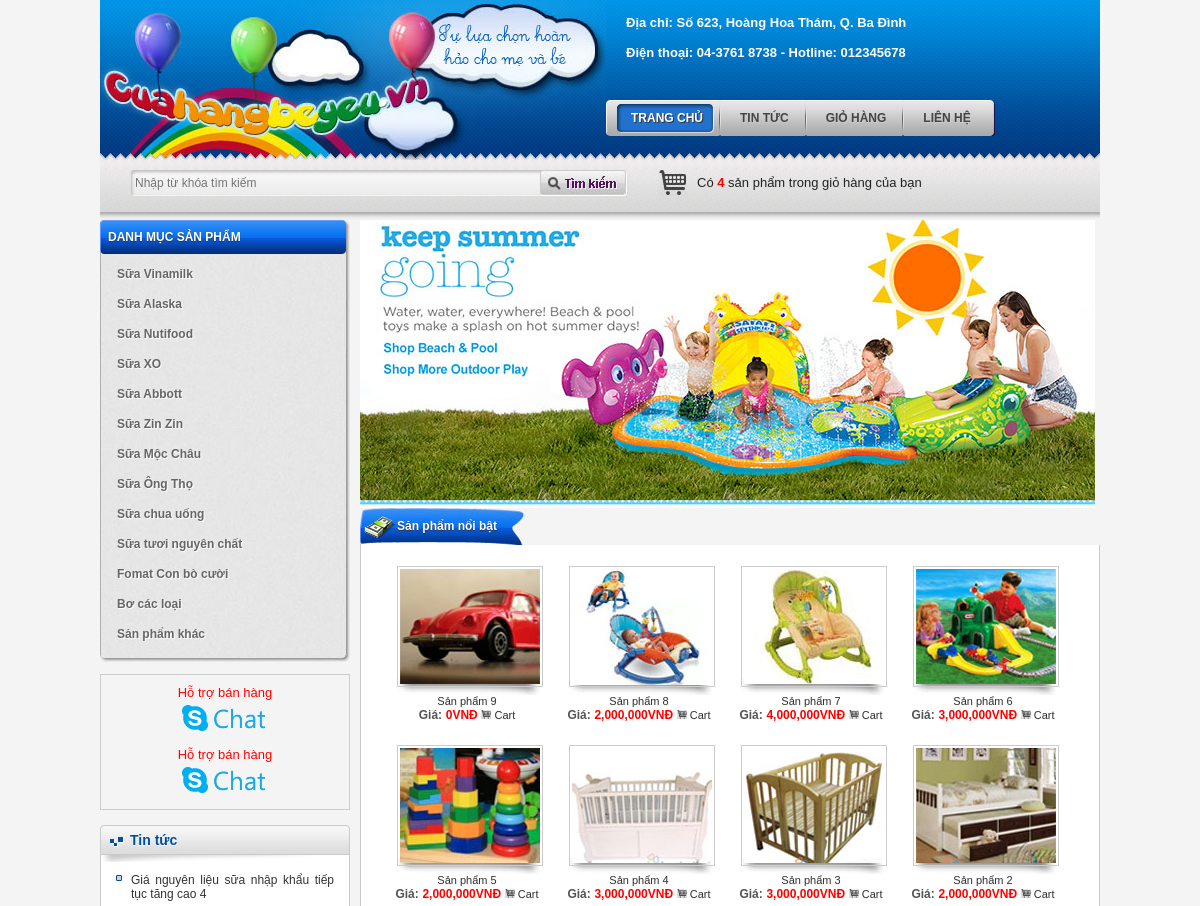
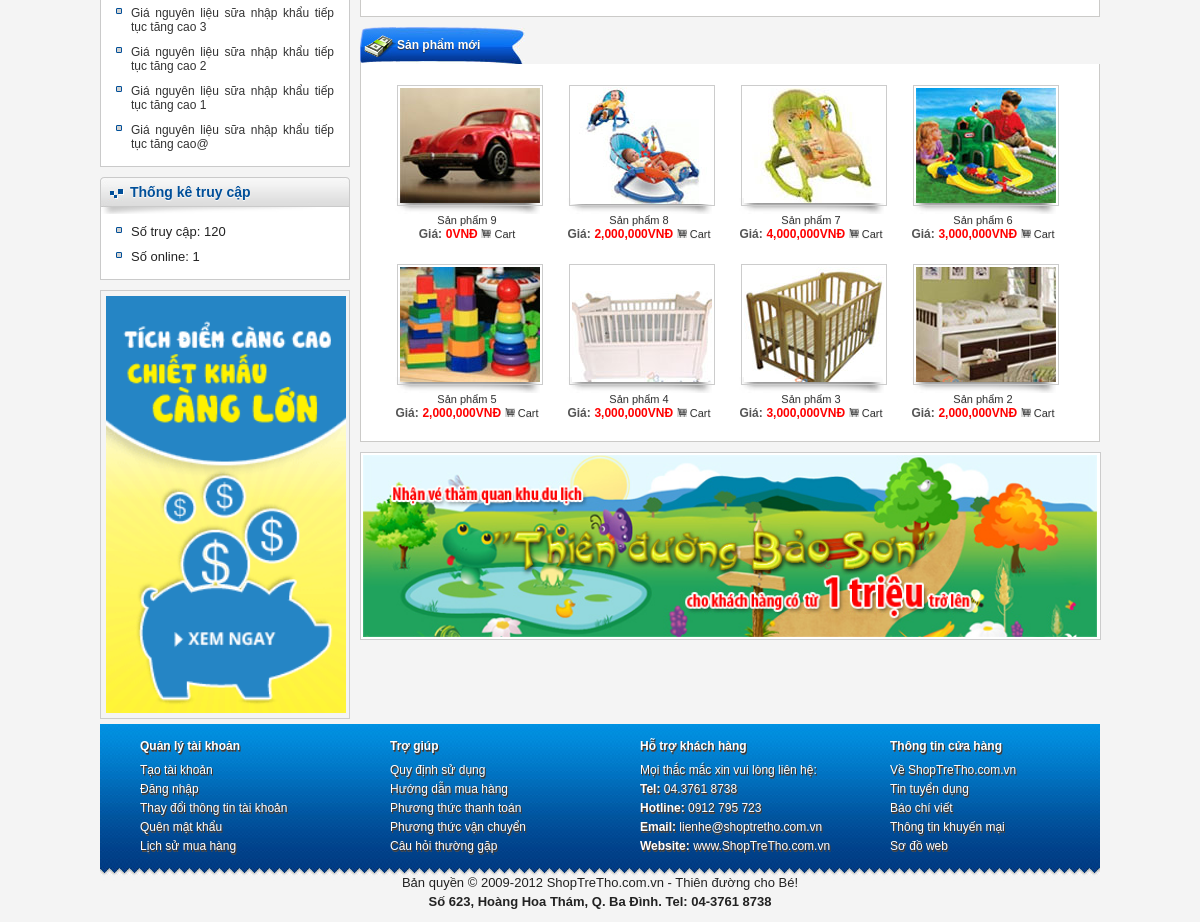
The page / on the database its author committed (2 pictures, top to bottom).
### tables this page shows
CREATE TABLE `tbl_category_product` (
  `pk_category_product_id` int(11) NOT NULL,
  `c_name` varchar(255) NOT NULL
);

CREATE TABLE `tbl_news` (
  `pk_news_id` int(11) NOT NULL,
  `c_name` varchar(500) NOT NULL,
  `c_description` varchar(20000) NOT NULL,
  `c_content` text NOT NULL,
  `c_img` varchar(500) NOT NULL,
  `c_hotnews` int(11) NOT NULL DEFAULT '0'
);

CREATE TABLE `tbl_counter` (
  `counter` int(11) NOT NULL
);

CREATE TABLE `tbl_product` (
  `pk_product_id` int(11) NOT NULL,
  `fk_category_product_id` int(11) NOT NULL,
  `c_name` varchar(500) NOT NULL,
  `c_description` varchar(2000) NOT NULL,
  `c_content` text NOT NULL,
  `c_img` varchar(500) NOT NULL,
  `c_price` float NOT NULL DEFAULT '0',
  `c_hotproduct` int(11) NOT NULL DEFAULT '0'
);

### index.php (called while the page is built, shortened)
<?php
	include "function/remove_unicode.php";
	include "config.php";
	include "application/model.php";
	include "application/controller.php";
	$controller = "controller/controller_home.php";
	include "view/view_layout.php";
 ?>

### controller/controller_category.php (called while the page is built, shortened)
<?php
	class controller_category extends controller{
		public function __construct(){
			$arr = $this->model->fetch("select * from tbl_category_product");
			include "view/view_category.php";
		}
	}
	new controller_category();
 ?>

### application/controller.php (called while the page is built, shortened)
<?php
	class controller{
		public function __construct(){
			$this->model = new model();
		}
	}
 ?>

### application/model.php (called while the page is built, shortened)
<?php
	class model{
		public function fetch($sql){
			global $link;
			$result = mysqli_query($link,$sql);
			$arr = array();
			while($rows = mysqli_fetch_array($result))
				$arr[] = $rows;
			return $arr;
		}
		public function fetch_one($sql){
			global $link;
			$result = mysqli_query($link,$sql);
			$arr = mysqli_fetch_array($result);
			return $arr;
		}
		public function count($sql){
			global $link;
			$result = mysqli_query($link,$sql);
			return mysqli_num_rows($result);
		}
	}
 ?>

### function/remove_unicode.php (called while the page is built, shortened)
<?php
function remove_unicode ($str){
        $unicode = array(
            'a'=>'á|à|ả|ã|ạ|ă|ắ|ặ|ằ|ẳ|ẵ|â|ấ|ầ|ẩ|ẫ|ậ',
            'd'=>'đ',
            'e'=>'é|è|ẻ|ẽ|ẹ|ê|ế|ề|ể|ễ|ệ',
            'i'=>'í|ì|ỉ|ĩ|ị',
            'o'=>'ó|ò|ỏ|õ|ọ|ô|ố|ồ|ổ|ỗ|ộ|ơ|ớ|ờ|ở|ỡ|ợ',
            'u'=>'ú|ù|ủ|ũ|ụ|ư|ứ|ừ|ử|ữ|ự',
            'y'=>'ý|ỳ|ỷ|ỹ|ỵ',
			'A'=>'Á|À|Ả|Ã|Ạ|Ă|Ắ|Ặ|Ằ|Ẳ|Ẵ|Â|Ấ|Ầ|Ẩ|Ẫ|Ậ',
            'D'=>'Đ',
            'E'=>'É|È|Ẻ|Ẽ|Ẹ|Ê|Ế|Ề|Ể|Ễ|Ệ',
            'I'=>'Í|Ì|Ỉ|Ĩ|Ị',
            'O'=>'Ó|Ò|Ỏ|Õ|Ọ|Ô|Ố|Ồ|Ổ|Ỗ|Ộ|Ơ|Ớ|Ờ|Ở|Ỡ|Ợ',
            'U'=>'Ú|Ù|Ủ|Ũ|Ụ|Ư|Ứ|Ừ|Ử|Ữ|Ự',
            'Y'=>'Ý|Ỳ|Ỷ|Ỹ|Ỵ',
        );
       foreach($unicode as $nonUnicode=>$uni){
            $str = preg_replace("/($uni)/i", $nonUnicode, $str);
       }
       $str = str_replace(",", "", $str);
       $str = str_replace(".", "", $str);
       $str = str_replace(" ", "-", $str);
		return $str;
    }
?>

### controller/controller_hotnews.php (called while the page is built, shortened)
<?php
	class controller_hotnews extends controller{
		public function __construct(){
			$arr = $this->model->fetch("select * from tbl_news where c_hotnews=1 order by pk_news_id desc");
			include "view/view_hotnews.php";
		}
	}
	new controller_hotnews();
 ?>

### controller/controller_static.php (called while the page is built, shortened)
<?php
	class c_static extends controller{
		public function __construct(){
				$this->model->execute("update tbl_counter set counter=counter+1");
			$arr_visited = $this->model->fetch_one("select counter from tbl_counter");
			$visited = $arr_visited["counter"];
			$time = time();
			$timeout = 900;
			$session_id = session_id();
			$check = $this->model->count("select * from tbl_useronline where session_id='$session_id'");
			if($check > 0)
				$this->model->execute("update tbl_useronline set time=$time where session_id='$session_id'");
			else
				$this->model->execute("insert into tbl_useronline(session_id,time) values('$session_id',$time)");
			$time_new = time();
			$this->model->execute("delete from tbl_useronline where $time_new-time > $timeout");
			$useronline = $this->model->count("select * from tbl_useronline");
			include "view/view_static.php";
		}
	}
	new c_static();
 ?>

### controller/controller_hot_product.php (called while the page is built, shortened)
<?php
	class controller_hot_product extends controller{
		public function __construct(){
			$arr = $this->model->fetch("select * from tbl_product where c_hotproduct=1 order by pk_product_id desc");
			include "view/view_hot_product.php";
		}
	}
	new controller_hot_product();
 ?>

### controller/controller_home.php (called while the page is built)
<?php include "controller/controller_hot_product.php"; ?>
<?php include "controller/controller_new_product.php"; ?>

### controller/controller_new_product.php (called while the page is built, shortened)
<?php
	class controller_new_product extends controller{
		public function __construct(){
			$arr = $this->model->fetch("select * from tbl_product order by pk_product_id desc limit 0,8");
			include "view/view_new_product.php";
		}
	}
	new controller_new_product();
 ?>

### view/view_hot_product.php (the view)
      	<div class="box-container">
          	<div class="box-home box-product">
<div class="header">
                      <div class="promote">
                          <a href="#"><span>Sản phẩm nổi bật</span></a>
                      </div>
                  </div>
                  <div class="content">
                  	<ul>
                      <?php
                          foreach($arr as $rows)
                          {
                       ?>
                      	<li>
                          	<div class="image">
                              	<a href="product/detail/<?php echo $rows["pk_product_id"]; ?>/<?php echo remove_unicode($rows["c_name"]); ?>" class="jt" title="<?php echo $rows["c_name"]; ?>" style="background:url(public/upload/product/<?php echo $rows["c_img"]; ?>) no-repeat 50% 50%">
                                  </a>
                              </div>
                              <div class="info">
                              	<p><a href="product/detail/<?php echo $rows["pk_product_id"]; ?>/<?php echo remove_unicode($rows["c_name"]); ?>"><?php echo $rows["c_name"]; ?></a></p>
				<p><strong>Giá:</strong> <strong class="price"><?php echo number_format($rows["c_price"]); ?>VNĐ</strong> <a href="index.php?controller=cart&act=add&id=<?php echo $rows["pk_product_id"]; ?>"><img src="public/images/icon-cart.jpg" style="width:10px;" /> Cart</a></p>
                              </div>
                          </li>
                          <?php } ?>
                      </ul>
                  </div>
              </div>
          </div>

### view/view_layout.php (shortened to what this page needs)
<!DOCTYPE html PUBLIC "-//W3C//DTD XHTML 1.0 Transitional//EN" "http://www.w3.org/TR/xhtml1/DTD/xhtml1-transitional.dtd">
<html xmlns="http://www.w3.org/1999/xhtml">
<head>
    <link href="public/css/reset.css" rel="stylesheet" type="text/css" />
    <link href="public/css/styles.css" rel="stylesheet" type="text/css" />
    <link rel="stylesheet" href="public/css/paginate.css">
</head>
<body>
	<div id="wrapper">
    	<div id="header">
        	<div id="logo">
            	<a href="/"><img src="public/images/logo.jpg" title="Cửa hàng bé yêu" /></a>
            </div>
            <div id="top-nav">
                <div id="info">
                	<p><span>Địa chỉ: Số 623, Hoàng Hoa Thám, Q. Ba Đình</span></p>
                	<p><span>Điện thoại:  04-3761 8738 - Hotline: 012345678</span></p>
                </div>
                <div id="menu">
                	<ul>
                    	<li><a href="trang-chu" class="actived"><span>Trang chủ</span></a></li>
                        <li><a href="tin-tuc"><span>Tin tức</span></a></li>
                        <li><a href="gio-hang"><span>Giỏ hàng</span></a></li>
                        <li class="last"><a href="#"><span>Liên hệ</span></a></li>
                    </ul>
                </div>
            </div>
            <div class="search-bar">
            	<form method="get">
                	<div class="search-box">
    	            	<input type="text" placeholder="Nhập từ khóa tìm kiếm" />
						<a href="#"><img src="public/images/buttun-search.jpg" title="Tìm kiếm" /></a>
                    </div>
                    <div class="cart-message">
                    	<a href="#" class="cart"><img src="public/images/icon-cart.jpg" title="click vào đây để xem giỏ hàng của bạn"></a>
                    	<span class="message">Có <strong>4</strong> sản phẩm trong giỏ hàng của bạn</span>
                    </div>
                </form>
            </div>
        </div>
        <div id="content">
            <div class="left-col">
            	<?php include "controller/controller_category.php"; ?>
                <div class="support">
                    <div class="support_title">Hỗ trợ bán hàng</div>
                    <div>
                        <img src="public/images/icon-skype.jpg" border="0">
                    </div>
                    <div class="support_title">Hỗ trợ bán hàng</div>
                    <div class="support_ym">
                        <img src="public/images/icon-skype.jpg" border="0">
                    </div>
                </div>
                <?php
                	include "controller/controller_hotnews.php";
                 ?>
                <?php include "controller/controller_static.php"; ?>
                <div class="box_content">
                <div class="logo"><a href="#"><img src="public/images/adv1.gif" width="240"></a></div>
            	</div>
            </div>
            <div class="right-col">
            	<div class="main-adv"><img src="public/images/adv3.jpg" /></div>
            	<?php
            		if(file_exists($controller))
            			include $controller;
            	 ?>
                <div class="box-container">
					<div class="box-ads">
                    	<ul>
                        	<li><a href="#"><img src="public/images/quang-cao.jpg" style="width:735px; padding:2px; background:#fff; border:1px solid #ccc;"  title="Nhận vé thăm quan cho khách hàng mua hàng có hóa đơn lớn hơn 1 triệu đồng"/></a></li>
                        </ul>
                    </div>
                </div>
            </div>
        </div>
        <div id="footer">
        	<div class="footer-c">
                <div class="quick-link">
                    <ul>
                        <li class="header">Quản lý tài khoản</li>
                        <li><a href="#">Tạo tài khoản</a></li>
                        <li><a href="#">Đăng nhập</a></li>
                        <li><a href="#">Thay đổi thông tin tài khoản</a></li>
                        <li><a href="#">Quên mật khẩu</a></li>
                        <li><a href="#">Lịch sử mua hàng</a></li>
                    </ul>
                    <ul>
                        <li class="header">Trợ giúp</li>
                        <li><a href="#">Quy định sử dụng</a></li>
                        <li><a href="#">Hướng dẫn mua hàng</a></li>
                        <li><a href="#">Phương thức thanh toán</a></li>
                        <li><a href="#">Phương thức vận chuyển</a></li>
                        <li><a href="#">Câu hỏi thường gặp</a></li>
                    </ul>
                    <ul>
                        <li class="header">Hỗ trợ khách hàng</li>
                        <li><a href="#">Mọi thắc mắc xin vui lòng liên hệ:</a></li>
                        <li><strong>Tel:</strong> 04.3761 8738</li>
                        <li><strong>Hotline:</strong>  0912 795 723</li>
                        <li><strong>Email:</strong>  lienhe@shoptretho.com.vn</li>
                        <li><strong>Website:</strong>  www.ShopTreTho.com.vn</li>
                    </ul>
                    <ul>
                        <li class="header">Thông tin cửa hàng</li>
                        <li><a href="#">Về ShopTreTho.com.vn</a></li>
                        <li><a href="#">Tin tuyển dụng</a></li>
                        <li><a href="#">Báo chí viết</a></li>
                        <li><a href="#">Thông tin khuyến mại</a></li>
                        <li><a href="#"> Sơ đồ web</a></li>
                    </ul>
                </div>
                <div class="copyright">
                    <p>Bản quyền © 2009-2012 ShopTreTho.com.vn - Thiên đường cho Bé!</p>
                    <p><strong>Số 623, Hoàng Hoa Thám, Q. Ba Đình. Tel: 04-3761 8738</strong></p>
                </div>
            </div>
        </div>
    </div>
</body>
</html>

### view/view_category.php
            <div class="box-container">
                <div class="product-category">
                    <div class="header"><span>Danh mục sản phẩm</span></div>
                        <div id="product_category">
                        <ul>
                        <?php
                            foreach($arr as $rows)
                            {
                         ?>
                            <li>
                            	<a href="product/category/<?php echo $rows["pk_category_product_id"]; ?>/<?php echo remove_unicode($rows["c_name"]); ?>"><span><?php echo $rows["c_name"]; ?></span></a>
                            </li>
                        <?php } ?>
                        </ul>
                    </div>
                </div>
</div>

### view/view_hotnews.php
           <div class="box-container">
<div class="box-left">
               	<div class="header">
                   	<a href="#">Tin tức</a>
                   </div>
                   <div class="content">
                   <marquee direction="up" scrollamount="2" scrolldelay="2" onmouseover="this.stop()" onmouseout="this.start()">
		<ul>
                       <?php
                           foreach($arr as $rows)
                           {
                        ?>
                       	<li><a href="news/detail/<?php echo $rows["pk_news_id"]; ?>/<?php echo remove_unicode($rows["c_name"]); ?>"><?php echo $rows["c_name"]; ?></a></li>
                       <?php } ?>
                       </ul>
                       </marquee>
                   </div>
               </div>
           </div>

### view/view_static.php
           <div class="box-container">
<div class="box-left">
               	<div class="header">
                   	<a href="#">Thống kê truy cập</a>
                   </div>
                   <div class="content">
		<ul>
                       	<li>Số truy cập: <?php echo $visited; ?></li>
                           <li>Số online: <?php echo $useronline; ?></li>
                       </ul>
                   </div>
               </div>
           </div>

### view/view_new_product.php
      	<div class="box-container">
          	<div class="box-home box-product">
<div class="header">
                      <div class="promote">
                          <a href="#"><span>Sản phẩm mới</span></a>
                      </div>
                  </div>
                  <div class="content">
                  	<ul>
                      <?php
                          foreach($arr as $rows)
                          {
                       ?>
                      	<li>
                          	<div class="image">
                              	<a href="product/detail/<?php echo $rows["pk_product_id"]; ?>/<?php echo remove_unicode($rows["c_name"]); ?>" class="jt" title="<?php echo $rows["c_name"]; ?>" style="background:url(public/upload/product/<?php echo $rows["c_img"]; ?>) no-repeat 50% 50%">
                                  </a>
                              </div>
                              <div class="info">
                              	<p><a href="product/detail/<?php echo $rows["pk_product_id"]; ?>/<?php echo remove_unicode($rows["c_name"]); ?>" class="jt" ><?php echo $rows["c_name"]; ?></a></p>
				<p><strong>Giá:</strong> <strong class="price"><?php echo number_format($rows["c_price"]); ?>VNĐ</strong> <a href="index.php?controller=cart&act=add&id=<?php echo $rows["pk_product_id"]; ?>"><img src="public/images/icon-cart.jpg" style="width:10px;" /> Cart</a></p>
                              </div>
                          </li>
                          <?php } ?>
                      </ul>
                  </div>
              </div>
          </div>

### rows shown on the page
tbl_category_product: c_name "Sữa Vinamilk"
tbl_category_product: c_name "Sữa Alaska"
tbl_category_product: c_name "Sữa Nutifood"
tbl_category_product: c_name "Sữa XO"
tbl_category_product: c_name "Sữa Abbott"
tbl_category_product: c_name "Sữa Zin Zin"
tbl_category_product: c_name "Sữa Mộc Châu"
tbl_category_product: c_name "Sữa Ông Thọ"
tbl_category_product: c_name "Sữa chua uống"
tbl_category_product: c_name "Sữa tươi nguyên chất"
tbl_category_product: c_name "Fomat Con bò cười"
tbl_category_product: c_name "Bơ các loại"
tbl_category_product: c_name "Sản phẩm khác"
tbl_news: c_name "Giá nguyên liệu sữa nhập khẩu tiếp tục tăng cao 4"
tbl_news: c_name "Giá nguyên liệu sữa nhập khẩu tiếp tục tăng cao 3"
tbl_news: c_name "Giá nguyên liệu sữa nhập khẩu tiếp tục tăng cao 2"
tbl_news: c_name "Giá nguyên liệu sữa nhập khẩu tiếp tục tăng cao 1"
tbl_news: c_name "Giá nguyên liệu sữa nhập khẩu tiếp tục tăng cao@"
tbl_counter: counter "120"
tbl_product: c_img (picture), c_name "Sản phẩm 9", c_price "0"
tbl_product: c_img (picture), c_name "Sản phẩm 8", c_price "2,000,000"
tbl_product: c_img (picture), c_name "Sản phẩm 7", c_price "4,000,000"
tbl_product: c_img (picture), c_name "Sản phẩm 6", c_price "3,000,000"
tbl_product: c_img (picture), c_name "Sản phẩm 5", c_price "2,000,000"
tbl_product: c_img (picture), c_name "Sản phẩm 4", c_price "3,000,000"
tbl_product: c_img (picture), c_name "Sản phẩm 3", c_price "3,000,000"
tbl_product: c_img (picture), c_name "Sản phẩm 2", c_price "2,000,000"

### other values the page prints
$useronline "1"
